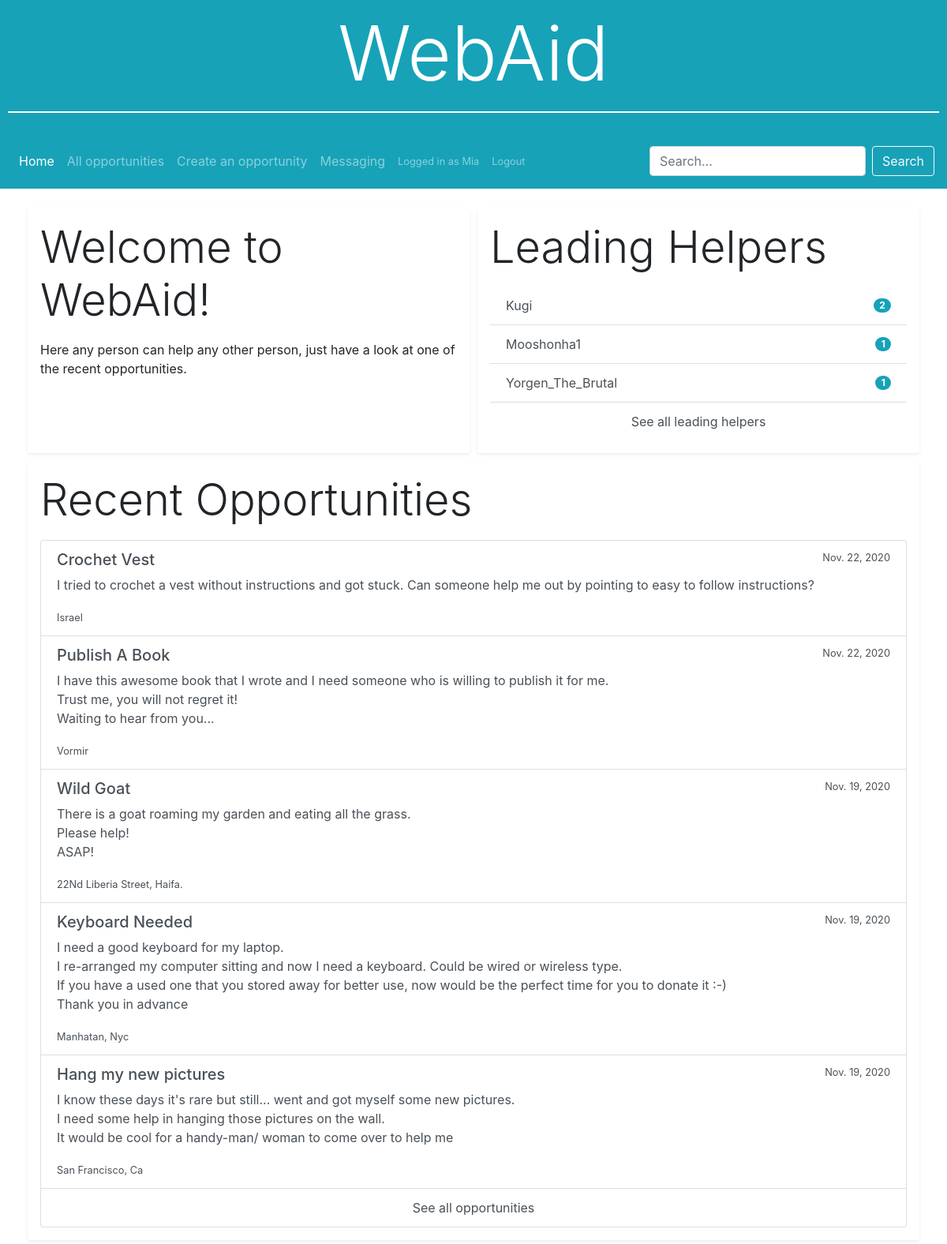
Page / (signed in) on the committed database.
### WebAid/models.py (models this page shows, shortened)
class User(AbstractUser):
    skills = models.TextField()
    location = models.CharField(max_length=64)

class Opportunity(models.Model):
    title = models.CharField(max_length=64)
    description = models.TextField()
    creator = models.ForeignKey(User, on_delete=models.CASCADE, related_name='opportunities')
    location = models.CharField(max_length=64)
    categories = models.TextField() # Create categories
    creation_time = models.DateTimeField(auto_now_add=True)
    resolved = models.OneToOneField('Resolve', null=True, blank=True, on_delete=models.PROTECT, related_name='opportunity')
    class Meta:
        verbose_name_plural = "Opportunities"
    def get_latest(num=None):
        if num:
            opportunities = Opportunity.objects.all().filter(resolved=None).order_by('-id')[: + num]
        else:
            opportunities = Opportunity.objects.all().filter(resolved=None).order_by('-id')
        for opportunity in opportunities:
            opportunity = opportunity.make_time_difference()
        return opportunities
    def make_time_difference(self):
        now = datetime.datetime.now(datetime.timezone.utc)
        then = self.creation_time
        delta = now - then
        if delta < datetime.timedelta(minutes=1):
            self.creation_time = 'Posted just now'
        elif delta < datetime.timedelta(hours=1):
            minutes, rem = divmod(delta.seconds, 60)
            self.creation_time = f'{minutes} minutes ago'
        elif delta < datetime.timedelta(days=1):
            hours, rem = divmod(delta.seconds, 3600)
            self.creation_time = f'{hours} hours ago'
        elif delta < datetime.timedelta(days=7):
            days = delta.days
            self.creation_time = f'{days} days ago'
        elif delta < datetime.timedelta(days=21):
            weeks, rem = divmod(delta.days, 7)
            self.creation_time = f'{weeks} weeks ago'
        else:
            self.creation_time = then.date
        return self

### WebAid/views.py (the view)
# urls.py: path('', views.index, name='index'),
def index(request):
    opportunities = Opportunity.get_latest(5)
    helpers = User.objects.all().annotate(res_count=models.Count('resolved')).exclude(res_count=0).order_by('-res_count')[:3]
    return render(request, 'WebAid/index.html', {
        'opportunities': opportunities,
        'helpers': helpers
    })

### WebAid/templates/WebAid/index.html
{% extends 'WebAid/layout.html' %}
{% block body %}
<div class="row">
  <div class="col box-style shadow-sm p-3">
    <p class="display-4">Welcome to WebAid!</p>
    Here any person can help any other person, just have a look at one of the recent opportunities.
  </div>
  <div class="col box-style shadow-sm p-3">
    <p class="display-4">Leading Helpers</p>
    <ul class="list-group list-group-flush">
      {% for helper in helpers %}
      <a class="list-group-item list-group-item-action d-flex justify-content-between align-items-center" href="{% url 'user' user_id=helper.id %}">
        {{ helper.username }}
        <span class="badge badge-pill badge-info">{{ helper.resolved.count }}</span>
      </a>
      {% endfor %}
      <a class="list-group-item list-group-item-action see-all" href="{% url 'helpers' %}">
        See all leading helpers
      </a>
    </ul>
  </div>
</div>
<div class="row">
  <div class="col box-style shadow-sm p-3">
    <p class="display-4">Recent Opportunities</p>
    <ul class="list-group">
      {% for opportunity in opportunities %}
      <a href="{% url 'opportunity' opportunity_id=opportunity.id %}" class="list-group-item list-group-item-action opportunity">
        <div class="d-flex justify-content-between">
          <h5>{{ opportunity.title }}</h5>
          <small>{{ opportunity.creation_time }}</small>
        </div>
        <p>{{ opportunity.description }}</p>
        <small>{{ opportunity.location }}</small>
      </a>
      {% endfor %}
      <a href="{% url 'opportunities' %}" class="list-group-item list-group-item-action see-all">See all opportunities</a>
    </ul>
  </div>
</div>
{% endblock %}

### WebAid/templates/WebAid/layout.html (shortened to what this page needs)
{% load static %}
<!DOCTYPE html>
<html lang="en">
  <head>
    <link rel="stylesheet" href="https://stackpath.bootstrapcdn.com/bootstrap/4.4.1/css/bootstrap.min.css">
    <link rel="stylesheet" href="{% static 'WebAid/styles.css' %}">
    {% url 'index' as home_url %}
    {% url 'opportunities' as opportunities_url %}
    {% url 'create' as create_url %}
    {% url 'messaging' as messaging_url %}
    {% url 'user' user_id=request.user.id as user_url %}
    {% url 'register' as register_url %}
    {% url 'login' as login_url %}
  </head>
  <body>
    <header class="container-fluid bg-info header">
      <a href="{% url 'index' %}"><p class="display-1">WebAid</p></a>
      <hr>
    </header>
    <nav class="navbar navbar-expand-lg navbar-dark bg-info">
      <ul class="navbar-nav mr-auto d-flex align-items-center">
        <li class="nav-item{% ifequal request.path home_url %} active{% endifequal %}"><a href="{% url 'index' %}" class="nav-link">Home</a></li>
        <li class="nav-item{% ifequal request.path opportunities_url %} active{% endifequal %}"><a href="{% url 'opportunities' %}" class="nav-link">All opportunities</a></li>
        {% if request.user.is_authenticated %}
        <li class="nav-item{% ifequal request.path create_url %} active{% endifequal %}"><a href="{% url 'create' %}" class="nav-link">Create an opportunity</a></li>
        <li class="nav-item{% ifequal request.path messaging_url %} active{% endifequal %}"><a href="{% url 'messaging' %}" class="nav-link">Messaging</a></li>
        <li class="nav-item small{% ifequal request.path user_url %} active{% endifequal %}"><a href="{% url 'user' user_id=request.user.id %}" class="nav-link">Logged in as {{ request.user }}</a></li>
        <li class="nav-item small"><a href="{% url 'logout' %}" class="nav-link">Logout</a></li>
        {% else %}
        <li class="nav-item small{% ifequal request.path register_url %} active{% endifequal %}"><a href="{% url 'register' %}" class="nav-link">Register</a></li>
        <li class="nav-item small{% ifequal request.path login_url %} active{% endifequal %}"><a href="{% url 'login' %}" class="nav-link">Login</a></li>
        {% endif %}
      </ul>
      <form class="form-inline" action="{% url 'search' %}" method="post">
        <input class="form-control mr-sm-2" type="search" placeholder="Search..." name="search">
        <button class="btn btn-outline-light my-2 my-sm-2 search-button" type="submit">Search</button>
      </form>
    </nav>
    <div class="container">
      {% block body %}
      {% endblock %}
    </div>
  </body>
</html>

### WebAid/static/WebAid/styles.css (style rules this page uses)
.header { margin-bottom: 0; padding: 10px; text-align: center; color: white; }
.header a { text-decoration: none; color: white; }
.header hr { border-top: solid 2px white; }
nav.navbar { position: sticky; z-index: 10; top: 0; }
.container { margin-top: 20px; }
.box-style { margin: 5px; border-radius: 3px; }
.see-all { text-align: center; }
.opportunity p { white-space: pre-wrap; }

### rows in the picture
User: user "Mia"
User: username "Kugi", resolved.count "2"
User: username "Mooshonha1", resolved.count "1"
User: username "Yorgen_The_Brutal", resolved.count "1"
Opportunity: title "Crochet Vest", creation_time "Nov. 22, 2020", description "I tried to crochet a vest without instructions and got stuck. Can someone help me out by pointing to easy to follow instructions?", location "Israel"
Opportunity: title "Publish A Book", creation_time "Nov. 22, 2020", description "I have this awesome book that I wrote and I need someone who is willing to publish it for me. Trust me, you will not regret it! Waiting to hear from you...", location "Vormir"
Opportunity: title "Wild Goat", creation_time "Nov. 19, 2020", description "There is a goat roaming my garden and eating all the grass. Please help! ASAP!", location "22Nd Liberia Street, Haifa."
Opportunity: title "Keyboard Needed", creation_time "Nov. 19, 2020", description "I need a good keyboard for my laptop. I re-arranged my computer sitting and now I need a keyboard. Could be wired or wireless type. If you have a used one that you stored away for better use, now would be the perfect time for you to donate it :-) Thank you in advance", location "Manhatan, Nyc"
Opportunity: title "Hang my new pictures", creation_time "Nov. 19, 2020", description "I know these days it's rare but still... went and got myself some new pictures. I need some help in hanging those pictures on the wall. It would be cool for a handy-man/ woman to come over to help me", location "San Francisco, Ca"
